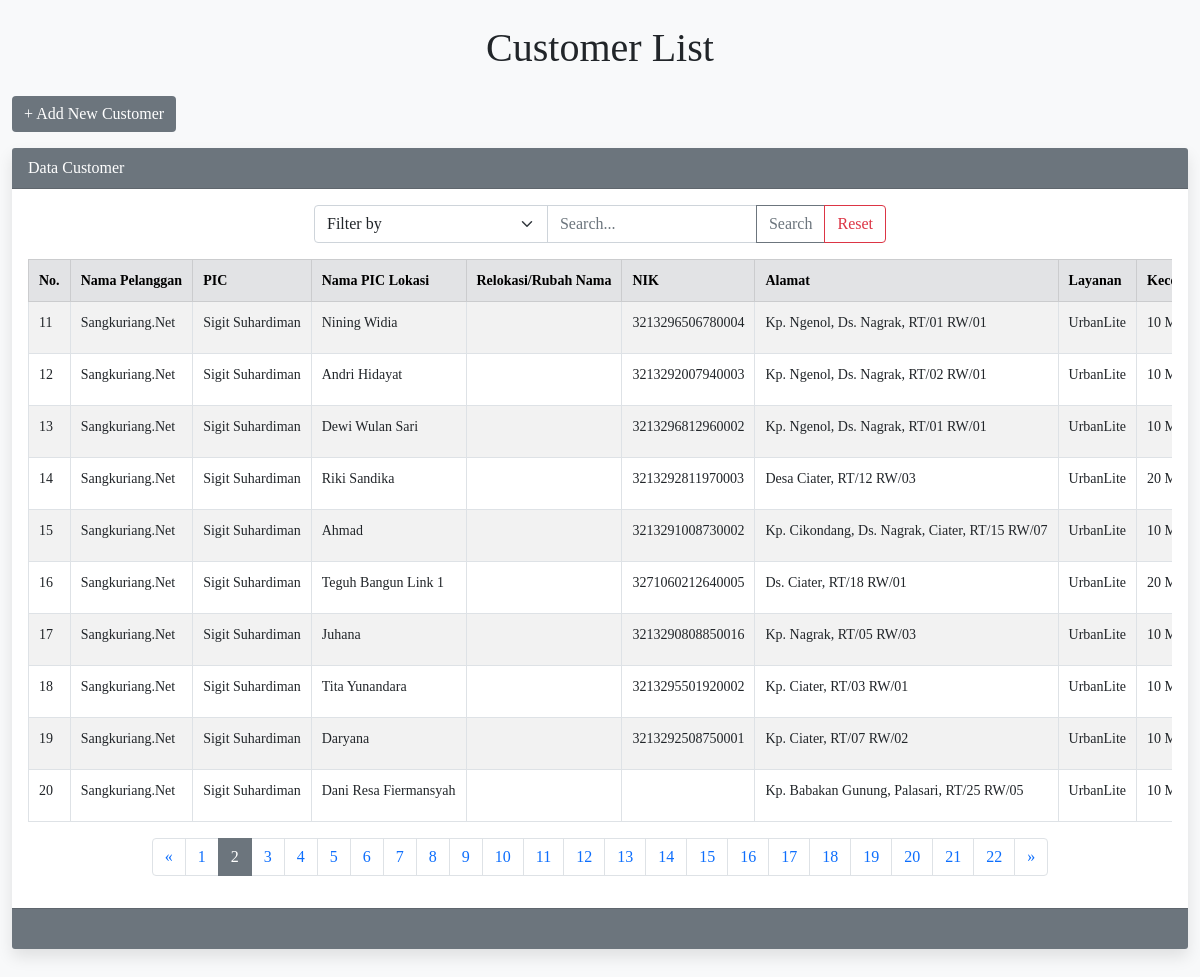
/Customer/src/views/customer/index.php?page=2, run on the app's committed database.
### tables this page shows
CREATE TABLE `data_cust` (
  `id` int(11) NOT NULL,
  `nama_pelanggan` varchar(255) NOT NULL,
  `pic` varchar(255) NOT NULL,
  `nama_pic_lokasi` varchar(255) NOT NULL,
  `relokasi_rubah_nama` varchar(255) NOT NULL,
  `nik` varchar(255) NOT NULL,
  `alamat` varchar(255) NOT NULL,
  `rt_rw` varchar(255) NOT NULL,
  `layanan` varchar(255) NOT NULL,
  `kecepatan` varchar(255) NOT NULL,
  `biaya_bulanan` varchar(255) NOT NULL,
  `nomor_registrasi` int(11) NOT NULL,
  `username_pppoe` varchar(255) NOT NULL,
  `password_pppoe` varchar(255) NOT NULL,
  `vlan` int(11) NOT NULL,
  `type_onu` varchar(255) NOT NULL,
  `mac_address` varchar(255) NOT NULL,
  `serial_number` varchar(255) NOT NULL,
  `status_onu` varchar(255) NOT NULL,
  `status_pppoe` varchar(255) NOT NULL,
  `tanggal_aktif` varchar(255) NOT NULL,
  `status_user` varchar(255) NOT NULL,
  `keterangan` varchar(255) NOT NULL,
  `tanggal_simpan` timestamp NOT NULL DEFAULT current_timestamp() ON UPDATE current_timestamp()
);

### Customer/src/controllers/Controller.php (called while the page is built, shortened)
<?php
class Controller
{
    protected function view($view, $data = [])
    {
        $viewPath = '../../views/' . $view . '.php';
    }
    protected function model($model)
    {
        $modelPath = '../../models/' . $model . '.php';
        if (file_exists($modelPath)) {
            if (class_exists($model)) {
                return new $model();
            } else {
                die("Model class not found in file: $modelPath");
            }
        } else {
            die("Model file not found: $modelPath");
        }
    }
}

### Customer/src/models/Model.php (called while the page is built, shortened)
<?php
include_once '../../utils/database.php';
class Model
{
    public function __construct()
    {
        $database = new Database();
        $this->conn = $database->getConnection();
    }
}

### Customer/src/utils/database.php (called while the page is built, shortened)
<?php
class Database
{
    private $host = "localhost";
    private $username = "root";
    private $password = "";
    private $database = "customer";
    public function getConnection()
    {
        $this->conn = null;
        try {
            $this->conn = new PDO("mysql:host=" . $this->host . ";dbname=" . $this->database, $this->username, $this->password);
            $this->conn->setAttribute(PDO::ATTR_ERRMODE, PDO::ERRMODE_EXCEPTION);
        } catch (PDOException $e) {
            echo "Connection failed: " . $e->getMessage();
        }
        return $this->conn;
    }
}

### Customer/src/controllers/CustomerController.php (called while the page is built, shortened)
<?php
include_once 'Controller.php';
class CustomerController extends Controller
{
    public function index()
    {
        $customerModel = $this->model('CustomerModel');
        $customers = $customerModel->readAllCustomer();
        return $customers;
    }
}

### Customer/src/models/CustomerModel.php (called while the page is built, shortened)
<?php
include_once 'Model.php';
class CustomerModel extends Model
{
    public function readAllCustomer()
    {
        $query = "SELECT * FROM " . $this->table_name . " ORDER BY id DESC";
        $stmt = $this->conn->prepare($query);
        $stmt->execute();
        return $stmt->fetchAll(PDO::FETCH_ASSOC);
    }
}

### Customer/src/views/customer/index.php (the view, shortened to what this page needs)
<?php
include_once '../../controllers/CustomerController.php';
$customerController = new CustomerController();
$page = isset($_GET['page']) ? (int)$_GET['page'] : 1;
$recordsPerPage = 10;
$offset = ($page - 1) * $recordsPerPage;
if (isset($_GET['filter']) && isset($_GET['search'])) {
    $search = $_GET['search'];
    $filter = $_GET['filter'];
    $customers = $customerController->getCustomersBySearch($filter, $search);
} else {
    $customers = $customerController->index();
}
$totalCustomers = count($customers);
$totalPages = ceil($totalCustomers / $recordsPerPage);
$customers = array_slice($customers, $offset, $recordsPerPage);
$counter = $offset + 1;
?>
<!DOCTYPE html>
<html lang="id">
<head>
    <link href="https://cdn.jsdelivr.net/npm/bootstrap@5.0.2/dist/css/bootstrap.min.css" rel="stylesheet">
</head>
<body>
    <div class="container mt-4 mb-4">
        <h1 class="text-center mb-4">Customer List</h1>
        <a href="create.php" class="btn btn-custom mb-3">+ Add New Customer</a>
        <div class="row">
            <?php if (!empty($customers)) : ?>
                <div class="col-md-12">
                    <div class="card">
                        <div class="card-header">
                            Data Customer
                        </div>
                        <div class="card-body">
                            <div class="col-md-6 mx-auto">
                                <form action="" method="get" class="input-group mb-3 d-flex">
                                    <select class="form-select" name="filter" id="filter" aria-label="Filter Dropdown">
                                        <option value="">Filter by</option>
                                    </select>
                                    <input type="text" class="form-control" name="search" placeholder="Search..." aria-label="Search" aria-describedby="button-addon" value="<?php if (isset($_GET['search'])) echo $_GET['search']; ?>">
                                    <button type="submit" class="btn btn-outline-secondary" id="button-addon">Search</button>
                                    <button type="button" onclick="resetSearch()" class="btn btn-outline-danger">Reset</button>
                                </form>
                            </div>
                            <div class="table-responsive">
                                <table class="table table-striped table-hover table-bordered table-custom">
                                    <thead class="table-secondary">
                                        <tr>
                                        <th>No.</th>
                                        <th>Nama Pelanggan</th>
                                        <th>PIC</th>
                                        <th>Nama PIC Lokasi</th>
                                        <th>Relokasi/Rubah Nama</th>
                                        <th>NIK</th>
                                        <th>Alamat</th>
                                        <th>Layanan</th>
                                        <th>Kecepatan</th>
                                        </tr>
                                    </thead>
                                    <tbody">
                                        <?php foreach ($customers as $customer) : ?>
                                            <tr>
                                                <td><?= $counter++ ?></td>
                                                <td><?= htmlspecialchars($customer['nama_pelanggan'], ENT_QUOTES, 'UTF-8') ?></td>
                                                <td><?= htmlspecialchars($customer['pic'], ENT_QUOTES, 'UTF-8') ?></td>
                                                <td><?= htmlspecialchars($customer['nama_pic_lokasi'], ENT_QUOTES, 'UTF-8') ?></td>
                                                <td><?= htmlspecialchars($customer['relokasi_rubah_nama'], ENT_QUOTES, 'UTF-8') ?></td>
                                                <td><?= htmlspecialchars($customer['nik'], ENT_QUOTES, 'UTF-8') ?></td>
                                                <td><?= htmlspecialchars($customer['alamat'], ENT_QUOTES, 'UTF-8') ?>, <?= htmlspecialchars($customer['rt_rw'], ENT_QUOTES, 'UTF-8') ?></td>
                                                <td><?= htmlspecialchars($customer['layanan'], ENT_QUOTES, 'UTF-8') ?></td>
                                                <td><?= htmlspecialchars($customer['kecepatan'], ENT_QUOTES, 'UTF-8') ?></td>
                                            </tr>
                                        <?php endforeach; ?>
                                </table>
                            </div>
                            <nav aria-label="Page navigation example">
                                <ul class="pagination justify-content-center">
                                    <li class="page-item <?php if ($page <= 1) echo 'disabled'; ?>">
                                        <a class="page-link" href="?page=<?= $page - 1 ?>" aria-label="Previous">
                                            <span aria-hidden="true">&laquo;</span>
                                        </a>
                                    </li>
                                    <?php for ($i = 1; $i <= $totalPages; $i++) : ?>
                                        <li class="page-item <?php if ($i == $page) echo 'active'; ?>"><a class="page-link" href="?page=<?= $i ?>"><?= $i ?></a></li>
                                    <?php endfor; ?>
                                    <li class="page-item <?php if ($page >= $totalPages) echo 'disabled'; ?>">
                                        <a class="page-link" href="?page=<?= $page + 1 ?>" aria-label="Next">
                                            <span aria-hidden="true">&raquo;</span>
                                        </a>
                                    </li>
                                </ul>
                            </nav>
                        </div>
                        <div class="card-footer">
                        </div>
                    </div>
                </div>
            <?php endif; ?>
        </div>
    </div>
    <script src="https://cdn.jsdelivr.net/npm/bootstrap@5.0.2/dist/js/bootstrap.bundle.min.js"></script></body>
</html>

### Customer/src/views/customer/index.php (style rules this page uses)
body { background-color: #f8f9fa; font-family: "Times New Roman", Times, serif; }
.container { max-width: 1200px; margin: auto; }
.card { border: none; box-shadow: 0 0.5rem 1rem rgba(0, 0, 0, 0.1); margin-bottom: 20px; }
.card-header, .card-footer { background-color: #6c757d; color: #fff; text-align: start; }
.btn-custom { background-color: #6c757d; color: #fff; border: none; }
.form-control, .form-select { border-radius: 0.25rem; }
.pagination .page-item.active .page-link { background-color: #6c757d; border-color: #6c757d; }
.table { font-size: 0.875rem; }
.table-custom th, .table-custom td { white-space: nowrap; padding: 10px; }

### data on the page
data_cust: nama_pelanggan "Sangkuriang.Net", pic "Sigit Suhardiman", nama_pic_lokasi "Nining Widia", nik "3213296506780004", alamat "Kp. Ngenol, Ds. Nagrak", rt_rw "RT/01 RW/01", layanan "UrbanLite", kecepatan "10…"
data_cust: nama_pelanggan "Sangkuriang.Net", pic "Sigit Suhardiman", nama_pic_lokasi "Andri Hidayat", nik "3213292007940003", alamat "Kp. Ngenol, Ds. Nagrak", rt_rw "RT/02 RW/01", layanan "UrbanLite", kecepatan "10…"
data_cust: nama_pelanggan "Sangkuriang.Net", pic "Sigit Suhardiman", nama_pic_lokasi "Dewi Wulan Sari", nik "3213296812960002", alamat "Kp. Ngenol, Ds. Nagrak", rt_rw "RT/01 RW/01", layanan "UrbanLite", kecepatan "10…"
data_cust: nama_pelanggan "Sangkuriang.Net", pic "Sigit Suhardiman", nama_pic_lokasi "Riki Sandika", nik "3213292811970003", alamat "Desa Ciater", rt_rw "RT/12 RW/03", layanan "UrbanLite", kecepatan "20…"
data_cust: nama_pelanggan "Sangkuriang.Net", pic "Sigit Suhardiman", nama_pic_lokasi "Ahmad", nik "3213291008730002", alamat "Kp. Cikondang, Ds. Nagrak, Ciater", rt_rw "RT/15 RW/07", layanan "UrbanLite", kecepatan "10…"
data_cust: nama_pelanggan "Sangkuriang.Net", pic "Sigit Suhardiman", nama_pic_lokasi "Teguh Bangun Link 1", nik "3271060212640005", alamat "Ds. Ciater", rt_rw "RT/18 RW/01", layanan "UrbanLite", kecepatan "20…"
data_cust: nama_pelanggan "Sangkuriang.Net", pic "Sigit Suhardiman", nama_pic_lokasi "Juhana", nik "3213290808850016", alamat "Kp. Nagrak", rt_rw "RT/05 RW/03", layanan "UrbanLite", kecepatan "10…"
data_cust: nama_pelanggan "Sangkuriang.Net", pic "Sigit Suhardiman", nama_pic_lokasi "Tita Yunandara", nik "3213295501920002", alamat "Kp. Ciater", rt_rw "RT/03 RW/01", layanan "UrbanLite", kecepatan "10…"
data_cust: nama_pelanggan "Sangkuriang.Net", pic "Sigit Suhardiman", nama_pic_lokasi "Daryana", nik "3213292508750001", alamat "Kp. Ciater", rt_rw "RT/07 RW/02", layanan "UrbanLite", kecepatan "10…"
data_cust: nama_pelanggan "Sangkuriang.Net", pic "Sigit Suhardiman", nama_pic_lokasi "Dani Resa Fiermansyah", alamat "Kp. Babakan Gunung, Palasari", rt_rw "RT/25 RW/05", layanan "UrbanLite", kecepatan "10…"
